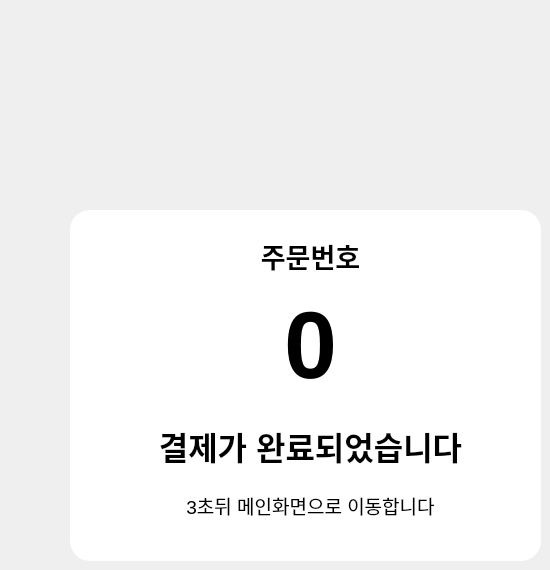
   <widget class="QWidget" name="page_10">
    <widget class="QFrame" name="frame_7">
     <property name="geometry">
      <rect>
       <x>70</x>
       <y>210</y>
       <width>471</width>
       <height>351</height>
      </rect>
     </property>
     <property name="styleSheet">
      <string notr="true">border-radius:20px;
background-color: rgb(255, 255, 255);</string>
     </property>
     <property name="frameShape">
      <enum>QFrame::StyledPanel</enum>
     </property>
     <property name="frameShadow">
      <enum>QFrame::Raised</enum>
     </property>
     <widget class="QLabel" name="label_67">
      <property name="geometry">
       <rect>
        <x>70</x>
        <y>210</y>
        <width>341</width>
        <height>51</height>
       </rect>
      </property>
      <property name="font">
       <font>
        <pointsize>24</pointsize>
        <weight>75</weight>
        <bold>true</bold>
       </font>
      </property>
      <property name="text">
       <string>결제가 완료되었습니다</string>
      </property>
      <property name="alignment">
       <set>Qt::AlignCenter</set>
      </property>
     </widget>
     <widget class="QLabel" name="label_69">
      <property name="geometry">
       <rect>
        <x>110</x>
        <y>280</y>
        <width>261</width>
        <height>31</height>
       </rect>
      </property>
      <property name="font">
       <font>
        <pointsize>14</pointsize>
       </font>
      </property>
      <property name="text">
       <string>3초뒤 메인화면으로 이동합니다</string>
      </property>
      <property name="alignment">
       <set>Qt::AlignCenter</set>
      </property>
     </widget>
     <widget class="QLabel" name="label_77">
      <property name="geometry">
       <rect>
        <x>110</x>
        <y>30</y>
        <width>261</width>
        <height>31</height>
       </rect>
      </property>
      <property name="font">
       <font>
        <pointsize>20</pointsize>
        <weight>75</weight>
        <bold>true</bold>
       </font>
      </property>
      <property name="text">
       <string>주문번호</string>
      </property>
      <property name="alignment">
       <set>Qt::AlignCenter</set>
      </property>
     </widget>
     <widget class="QLabel" name="label_order_cnt">
      <property name="geometry">
       <rect>
        <x>130</x>
        <y>90</y>
        <width>221</width>
        <height>91</height>
       </rect>
      </property>
      <property name="font">
       <font>
        <pointsize>71</pointsize>
        <weight>75</weight>
        <bold>true</bold>
       </font>
      </property>
      <property name="text">
       <string>0</string>
      </property>
      <property name="alignment">
       <set>Qt::AlignCenter</set>
      </property>
     </widget>
    </widget>
   </widget>
